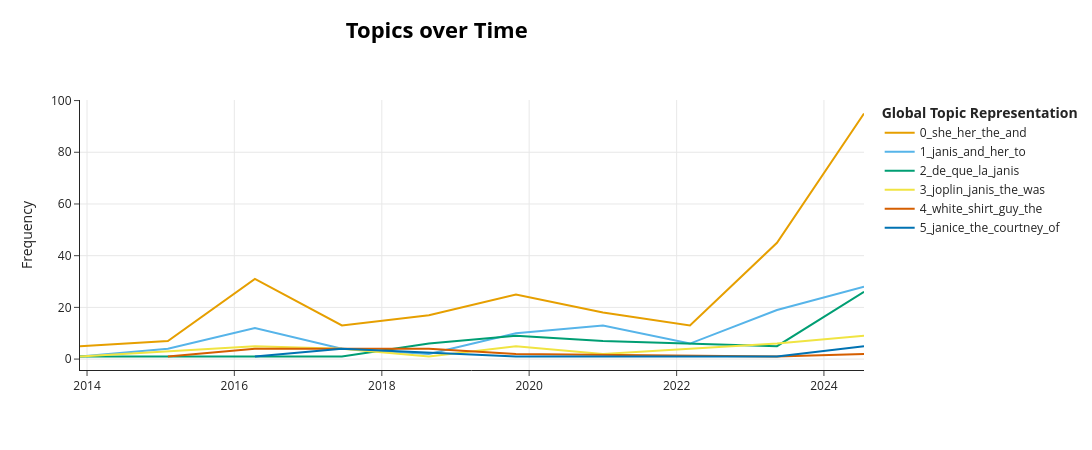

Here is the notebook cell this chart was saved with:
### Code cell
df["publishedAt"] = pd.to_datetime(df["publishedAt"], errors="coerce")
df = df.dropna(subset=["publishedAt"])

topics_over_time = topic_model.topics_over_time(
    docs,
    topics=topics,                
    timestamps=df["publishedAt"],
    nr_bins=10
)

fig = topic_model.visualize_topics_over_time(topics_over_time)
fig.show()

### Figure 1 — Plotly figure (JSON) as saved in the notebook; plotly's stock layout.template omitted (floating-point values rounded to 4 significant figures)
{"data": [{"hoverinfo": "text", "hovertext": ["<b>Topic 0</b><br>Words: summer, my, why, down, of", "<b>Topic 0</b><br>Words: party, she, of, her, my", "<b>Topic 0</b><br>Words: the, she, of, was, to", "<b>Topic 0</b><br>Words: she, the, was, her, to", "<b>Topic 0</b><br>Words: the, she, was, on, all", "<b>Topic 0</b><br>Words: it, she, and, you, my", "<b>Topic 0</b><br>Words: she, her, and, what, the", "<b>Topic 0</b><br>Words: the, and, voice, her, she", "<b>Topic 0</b><br>Words: her, she, the, was, this", "<b>Topic 0</b><br>Words: her, she, and, the, this"], "marker": {"color": "#E69F00"}, "mode": "lines", "name": "0_she_her_the_and", "type": "scatter", "x": ["2013-11-27T02:26:50.904000", "2015-02-05T15:40:10.600000", "2016-04-11T21:23:40.200000", "2017-06-17T03:07:09.800000", "2018-08-22T08:50:39.400000", "2019-10-27T14:34:09", "2020-12-31T20:17:38.600000", "2022-03-08T02:01:08.200000", "2023-05-13T07:44:37.800000", "2024-07-17T13:28:07.400000"], "y": [5, 7, 31, 13, 17, 25, 18, 13, 45, 95]}, {"hoverinfo": "text", "hovertext": ["<b>Topic 1</b><br>Words: favouriting, heartbut, big, black, why", "<b>Topic 1</b><br>Words: janis, to, wouldve, people, could", "<b>Topic 1</b><br>Words: janis, and, in, her, me", "<b>Topic 1</b><br>Words: janis, in, to, and, the", "<b>Topic 1</b><br>Words: compelled, nervous, 152, tries, missionary", "<b>Topic 1</b><br>Words: and, janis, you, the, of", "<b>Topic 1</b><br>Words: janis, and, to, the, she", "<b>Topic 1</b><br>Words: janis, her, and, of, the", "<b>Topic 1</b><br>Words: janis, and, in, her, the", "<b>Topic 1</b><br>Words: janis, and, her, in, was"], "marker": {"color": "#56B4E9"}, "mode": "lines", "name": "1_janis_and_her_to", "type": "scatter", "x": ["2013-11-27T02:26:50.904000", "2015-02-05T15:40:10.600000", "2016-04-11T21:23:40.200000", "2017-06-17T03:07:09.800000", "2018-08-22T08:50:39.400000", "2019-10-27T14:34:09", "2020-12-31T20:17:38.600000", "2022-03-08T02:01:08.200000", "2023-05-13T07:44:37.800000", "2024-07-17T13:28:07.400000"], "y": [1, 4, 12, 4, 2, 10, 13, 6, 19, 28]}, {"hoverinfo": "text", "hovertext": ["<b>Topic 2</b><br>Words: milan, thank, de, que, la", "<b>Topic 2</b><br>Words: algum, do, de, que, la", "<b>Topic 2</b><br>Words: clssicos, rever, legal, demais, ver", "<b>Topic 2</b><br>Words: como, essa, amo, mulher, eu", "<b>Topic 2</b><br>Words: foi, rainha, mi, voz, este", "<b>Topic 2</b><br>Words: de, que, joplin, la, com", "<b>Topic 2</b><br>Words: que, com, der, paulo, muchas", "<b>Topic 2</b><br>Words: de, que, la, es, primera"], "marker": {"color": "#009E73"}, "mode": "lines", "name": "2_de_que_la_janis", "type": "scatter", "x": ["2013-11-27T02:26:50.904000", "2016-04-11T21:23:40.200000", "2017-06-17T03:07:09.800000", "2018-08-22T08:50:39.400000", "2019-10-27T14:34:09", "2020-12-31T20:17:38.600000", "2023-05-13T07:44:37.800000", "2024-07-17T13:28:07.400000"], "y": [1, 1, 1, 6, 9, 7, 5, 26]}, {"hoverinfo": "text", "hovertext": ["<b>Topic 3</b><br>Words: have, grandma, cool, would, joplin", "<b>Topic 3</b><br>Words: joplin, the, janis, on, stage", "<b>Topic 3</b><br>Words: joplin, of, janis, president, was", "<b>Topic 3</b><br>Words: because, joplin, here, im, like", "<b>Topic 3</b><br>Words: joplin, janis, is, the, critic", "<b>Topic 3</b><br>Words: joplin, you, janis, have, the", "<b>Topic 3</b><br>Words: joplin, janis, female, she, another", "<b>Topic 3</b><br>Words: joplin, janis, woman, the, and", "<b>Topic 3</b><br>Words: joplin, janis, was, and, how"], "marker": {"color": "#F0E442"}, "mode": "lines", "name": "3_joplin_janis_the_was", "type": "scatter", "x": ["2013-11-27T02:26:50.904000", "2016-04-11T21:23:40.200000", "2017-06-17T03:07:09.800000", "2018-08-22T08:50:39.400000", "2019-10-27T14:34:09", "2020-12-31T20:17:38.600000", "2022-03-08T02:01:08.200000", "2023-05-13T07:44:37.800000", "2024-07-17T13:28:07.400000"], "y": [1, 5, 4, 1, 5, 2, 4, 6, 9]}, {"hoverinfo": "text", "hovertext": ["<b>Topic 4</b><br>Words: rug, cut, loosen, fbi, nice", "<b>Topic 4</b><br>Words: white, shirt, guy, the, that", "<b>Topic 4</b><br>Words: white, shirt, guy, the, tie", "<b>Topic 4</b><br>Words: white, the, tie, guys, in", "<b>Topic 4</b><br>Words: white, shirt, guy, having, his", "<b>Topic 4</b><br>Words: shirt, guy, tie, the, white"], "marker": {"color": "#D55E00"}, "mode": "lines", "name": "4_white_shirt_guy_the", "type": "scatter", "x": ["2015-02-05T15:40:10.600000", "2016-04-11T21:23:40.200000", "2018-08-22T08:50:39.400000", "2019-10-27T14:34:09", "2023-05-13T07:44:37.800000", "2024-07-17T13:28:07.400000"], "y": [1, 4, 4, 2, 1, 2]}, {"hoverinfo": "text", "hovertext": ["<b>Topic 5</b><br>Words: janice, donald, duck, morman, issue", "<b>Topic 5</b><br>Words: courtney, here, buzzer, golden, hadwin", "<b>Topic 5</b><br>Words: someones, casually, janice, dad, dancing", "<b>Topic 5</b><br>Words: cortney, phrasing, tone, electric, janices", "<b>Topic 5</b><br>Words: janice, the, of, very, just"], "marker": {"color": "#0072B2"}, "mode": "lines", "name": "5_janice_the_courtney_of", "type": "scatter", "x": ["2016-04-11T21:23:40.200000", "2017-06-17T03:07:09.800000", "2019-10-27T14:34:09", "2023-05-13T07:44:37.800000", "2024-07-17T13:28:07.400000"], "y": [1, 4, 1, 1, 5]}], "layout": {"height": 450, "hoverlabel": {"bgcolor": "white", "font": {"family": "Rockwell", "size": 16}}, "legend": {"title": {"text": "<b>Global Topic Representation"}}, "title": {"font": {"color": "Black", "size": 22}, "text": "<b>Topics over Time</b>", "x": 0.4, "xanchor": "center", "y": 0.95, "yanchor": "top"}, "width": 1250, "xaxis": {"showgrid": true}, "yaxis": {"showgrid": true, "title": {"text": "Frequency"}}}}
